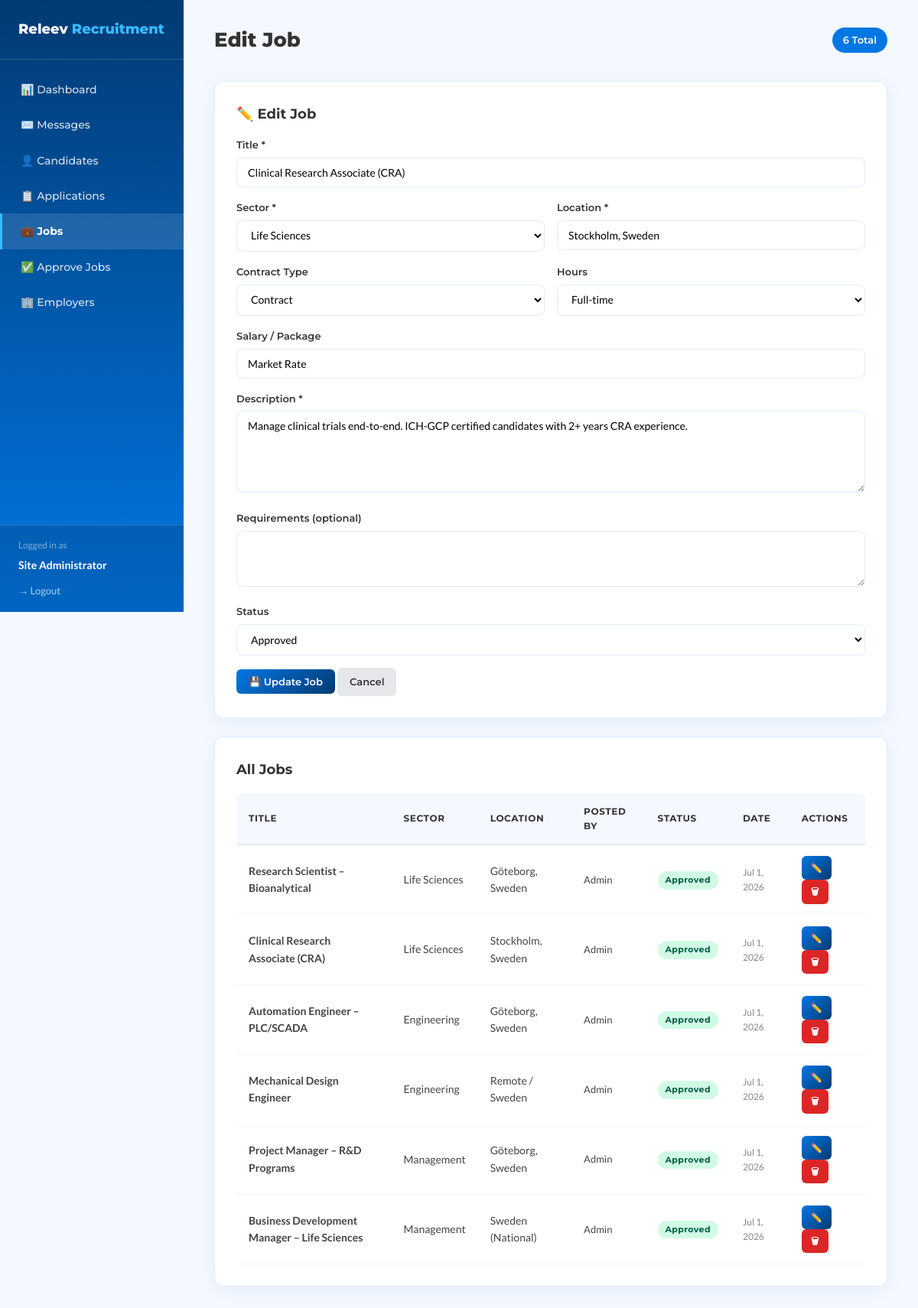
The app's page /admin/jobs.php?edit=2 (signed in) with its own data.
### tables this page shows
CREATE TABLE jobs (
    id INT AUTO_INCREMENT PRIMARY KEY,
    employer_id INT DEFAULT NULL,
    posted_by ENUM('admin','employer') NOT NULL DEFAULT 'admin',
    title VARCHAR(200) NOT NULL,
    sector ENUM('Life Sciences','Engineering','Management') NOT NULL,
    location VARCHAR(150) NOT NULL,
    contract_type ENUM('Permanent','Contract','Temporary','Internship') DEFAULT 'Permanent',
    hours ENUM('Full-time','Part-time') DEFAULT 'Full-time',
    salary VARCHAR(150),
    description TEXT NOT NULL,
    requirements TEXT,
    status ENUM('pending','approved','rejected','closed') DEFAULT 'pending',
    rejection_reason TEXT,
    posted_at DATETIME DEFAULT CURRENT_TIMESTAMP,
    approved_at DATETIME DEFAULT NULL,
    INDEX idx_status (status),
    INDEX idx_sector (sector),
    FOREIGN KEY (employer_id) REFERENCES employers(id) ON DELETE SET NULL
);

### admin/jobs.php (the view, shortened to what this page needs)
<?php
$pdo = db_connect();
$edit = null;
if (isset($_GET['edit'])) {
    $stmt = $pdo->prepare("SELECT * FROM jobs WHERE id=?");
    $stmt->execute([(int)$_GET['edit']]);
    $edit = $stmt->fetch();
}
require __DIR__ . '/_layout-top.php';
$jobs = $pdo->query("SELECT j.*, e.company_name FROM jobs j LEFT JOIN employers e ON j.employer_id=e.id ORDER BY j.posted_at DESC")->fetchAll();
?>
<div class="main-header">
  <h2><?= $edit ? 'Edit Job' : 'Manage Jobs' ?></h2>
  <span class="badge"><?= count($jobs) ?> Total</span>
</div>
<div class="card">
  <h3><?= $edit ? '✏️ Edit Job' : '➕ Create New Job' ?></h3>
  <form method="POST">
    <div class="form-group">
      <label>Title *</label>
      <input type="text" name="title" required value="<?= htmlspecialchars($edit['title'] ?? '') ?>">
    </div>
    <div class="form-row">
      <div class="form-group">
        <label>Sector *</label>
        <select name="sector" required>
          <?php foreach (['Life Sciences','Engineering','Management'] as $s): ?>
            <option value="<?= $s ?>" <?= ($edit['sector'] ?? '')===$s?'selected':'' ?>><?= $s ?></option>
          <?php endforeach; ?>
        </select>
      </div>
      <div class="form-group">
        <label>Location *</label>
        <input type="text" name="location" required value="<?= htmlspecialchars($edit['location'] ?? '') ?>">
      </div>
    </div>
    <div class="form-row">
      <div class="form-group">
        <label>Contract Type</label>
        <select name="contract_type">
          <?php foreach (['Permanent','Contract','Temporary','Internship'] as $t): ?>
            <option value="<?= $t ?>" <?= ($edit['contract_type'] ?? 'Permanent')===$t?'selected':'' ?>><?= $t ?></option>
          <?php endforeach; ?>
        </select>
      </div>
      <div class="form-group">
        <label>Hours</label>
        <select name="hours">
          <option value="Full-time" <?= ($edit['hours'] ?? 'Full-time')==='Full-time'?'selected':'' ?>>Full-time</option>
        </select>
      </div>
    </div>
    <div class="form-group">
      <label>Salary / Package</label>
      <input type="text" name="salary" value="<?= htmlspecialchars($edit['salary'] ?? '') ?>" placeholder="e.g. Competitive, 50k–65k SEK/mo">
    </div>
    <div class="form-group">
      <label>Description *</label>
      <textarea name="description" rows="5" required><?= htmlspecialchars($edit['description'] ?? '') ?></textarea>
    </div>
    <div class="form-group">
      <label>Requirements (optional)</label>
      <textarea name="requirements" rows="3"><?= htmlspecialchars($edit['requirements'] ?? '') ?></textarea>
    </div>
    <div class="form-group">
      <label>Status</label>
      <select name="status">
        <?php foreach (['approved','pending','rejected','closed'] as $s): ?>
          <option value="<?= $s ?>" <?= ($edit['status'] ?? 'approved')===$s?'selected':'' ?>><?= ucfirst($s) ?></option>
        <?php endforeach; ?>
      </select>
    </div>
    <button type="submit" class="btn btn-primary"><?= $edit ? '💾 Update Job' : '➕ Create Job' ?></button>
    <?php if ($edit): ?> <a href="jobs.php" class="btn" style="background:#e5e7eb;color:#333;">Cancel</a><?php endif; ?>
  </form>
</div>
<div class="card">
  <h3>All Jobs</h3>
  <?php if ($jobs): ?>
  <table>
    <thead><tr><th>Title</th><th>Sector</th><th>Location</th><th>Posted By</th><th>Status</th><th>Date</th><th>Actions</th></tr></thead>
    <tbody>
      <?php foreach ($jobs as $j): ?>
      <tr>
        <td><strong><?= htmlspecialchars($j['title']) ?></strong></td>
        <td><?= htmlspecialchars($j['sector']) ?></td>
        <td><?= htmlspecialchars($j['location']) ?></td>
        <td style="font-size:13px;"><?= htmlspecialchars($j['company_name'] ?: ucfirst($j['posted_by'])) ?></td>
        <td><span class="pill pill-<?= $j['status'] ?>"><?= ucfirst($j['status']) ?></span></td>
        <td style="font-size:12px;color:#888;"><?= date('M j, Y', strtotime($j['posted_at'])) ?></td>
        <td>
          <a href="?edit=<?= $j['id'] ?>" class="btn btn-primary btn-sm">✏️</a>
          <a href="?delete=<?= $j['id'] ?>" class="btn btn-danger btn-sm" onclick="return confirm('Delete this job?')">🗑</a>
        </td>
      </tr>
      <?php endforeach; ?>
    </tbody>
  </table>
  <?php else: ?>
  <div class="empty"><div class="icon">💼</div>No jobs yet</div>
  <?php endif; ?>
</div>
<?php require __DIR__ . '/_layout-bottom.php'; ?>

### admin/_layout-top.php (style rules this page uses)
*,*::before,*::after { box-sizing:border-box;margin:0;padding:0 }
body { font-family:'Lato',sans-serif;background:#f4f8ff;color:#333;line-height:1.6 }
a { color:#0177E3;text-decoration:none }
.main-header { display:flex;justify-content:space-between;align-items:center;margin-bottom:32px }
.main-header h2 { font-family:'Montserrat',sans-serif;font-weight:800;font-size:26px;color:#333 }
.main-header .badge { background:#0177E3;color:#fff;padding:6px 14px;border-radius:20px;font-size:13px;font-weight:600;font-family:'Montserrat',sans-serif }
.card { background:#fff;border-radius:12px;padding:28px;border:1px solid #e0ecfa;box-shadow:0 4px 20px rgba(1,119,227,0.08);margin-bottom:24px }
.card h3 { font-family:'Montserrat',sans-serif;font-weight:700;font-size:18px;margin-bottom:16px;color:#333 }
table { width:100%;border-collapse:collapse;background:#fff;border-radius:8px;overflow:hidden }
th { background:#f4f8ff;color:#333;padding:14px 16px;text-align:left;font-family:'Montserrat',sans-serif;font-weight:700;font-size:12px;letter-spacing:0.6px;text-transform:uppercase;border-bottom:2px solid #e0ecfa }
td { padding:14px 16px;border-bottom:1px solid #f0f4fa;font-size:14px;color:#444 }
.btn { display:inline-block;padding:8px 16px;border-radius:6px;font-family:'Montserrat',sans-serif;font-weight:600;font-size:13px;text-decoration:none;border:none;cursor:pointer;transition:all .2s }
.btn-primary { background:linear-gradient(135deg,#0177E3,#013A73);color:#fff }
.btn-danger { background:#dc2626;color:#fff }
.btn-sm { padding:6px 12px;font-size:12px }
.pill { display:inline-block;padding:3px 10px;border-radius:20px;font-size:11px;font-weight:700;font-family:'Montserrat',sans-serif;letter-spacing:0.4px }
.pill-approved { background:#d1fae5;color:#065f46 }
.form-group { margin-bottom:16px }
.form-group label { display:block;font-family:'Montserrat',sans-serif;font-weight:600;font-size:13px;color:#333;margin-bottom:6px }
.form-group input,.form-group textarea,.form-group select { width:100%;padding:10px 14px;border:1.5px solid #e0ecfa;border-radius:8px;font-family:'Lato',sans-serif;font-size:14px;background:#fff }
.form-row { display:grid;grid-template-columns:1fr 1fr;gap:16px }

### records on screen
jobs: title "Clinical Research Associate (CRA)", sector "Life Sciences", location "Stockholm, Sweden", contract_type "Contract", hours "Full-time", salary "Market Rate", description "Manage clinical trials end-to-end. ICH-GCP certified candidates with 2+ years CRA experience.", status "Approved", posted_by "Admin", posted_at "Jul 1, 2026"
jobs: title "Research Scientist – Bioanalytical", sector "Life Sciences", location "Göteborg, Sweden", posted_by "Admin", status "Approved", posted_at "Jul 1, 2026"
jobs: title "Automation Engineer – PLC/SCADA", sector "Engineering", location "Göteborg, Sweden", posted_by "Admin", status "Approved", posted_at "Jul 1, 2026"
jobs: title "Mechanical Design Engineer", sector "Engineering", location "Remote / Sweden", posted_by "Admin", status "Approved", posted_at "Jul 1, 2026"
jobs: title "Project Manager – R&D Programs", sector "Management", location "Göteborg, Sweden", posted_by "Admin", status "Approved", posted_at "Jul 1, 2026"
jobs: title "Business Development Manager – Life Sciences", sector "Management", location "Sweden (National)", posted_by "Admin", status "Approved", posted_at "Jul 1, 2026"

### other values on screen
$_SESSION['admin_name'] "Site Administrator"
count($jobs) "6"
